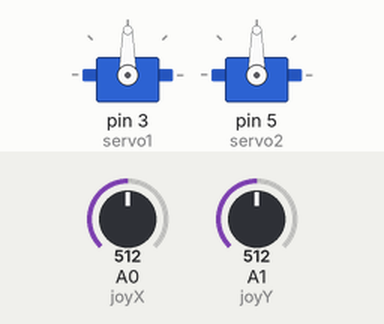
Simulated run of this sketch. Board: Arduino Uno, built with avr-gcc and run on an emulated ATmega328P. Shown: 2 × servo. Inputs (shaded band) come from the test bench; at power-on: A0 (joyX) = 512, A1 (joyY) = 512.

Above: at 1.2 s.
1.3 s: A0 (joyX) set to 716
At 2.0 s:
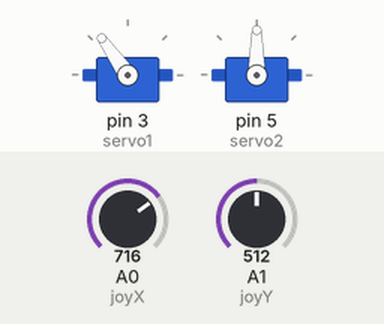
2.8 s: A1 (joyY) set to 716
At 3.3 s:
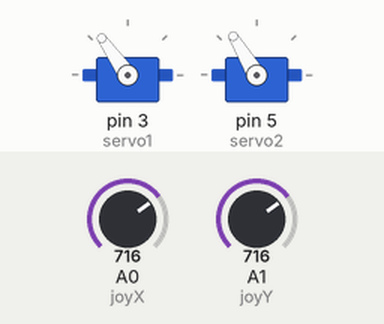
4.3 s: A0 (joyX) set to 900
At 5.5 s:
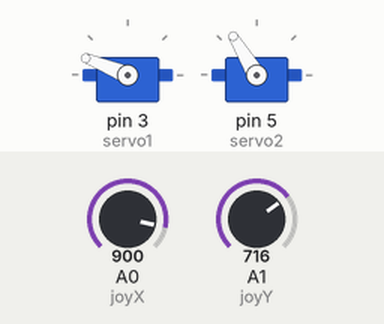
5.8 s: A1 (joyY) set to 900
At 6.7 s:
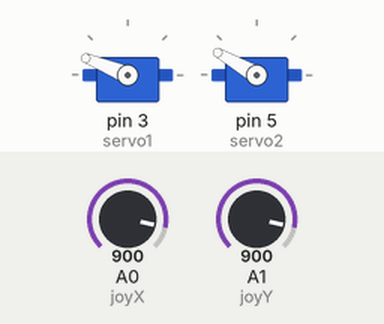
7.3 s: A0 (joyX) set to 1023
At 7.9 s:
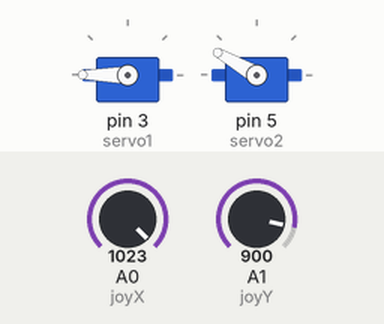
8.8 s: A1 (joyY) set to 1023
At 10.2 s:
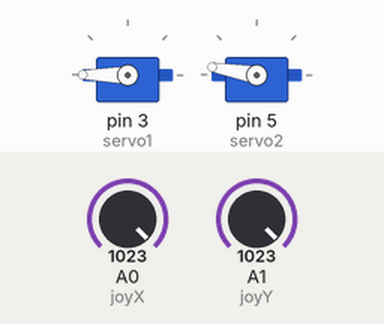
Timing chart, 0 to 11.3 s (numbered marks = the images above; inputs shaded):
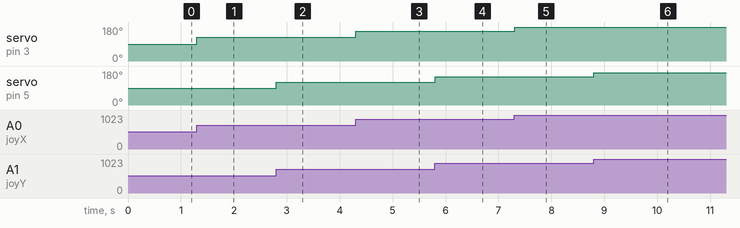

The sketch:

Arduino_joystick_servo.ino
```cpp
#include <Servo.h>

//Servo objects created to control the servos
Servo myServo1;
Servo myServo2;

int servo1 = 3; //Digital PWM pin used by the servo 1
int servo2 = 5; //Digital PWM pin used by the servo 2
int joyX = 0;   //Analog pin to which the joystick (X) is connected
int joyY = 1;   //Analog pin to which the joystick (Y) is connected

void setup(){
  myServo1.attach(servo1);
  myServo2.attach(servo2);
}

void loop(){

  int valX = analogRead(joyX); //Read the joystick X value (value between 0 and 1023)
  int valY = analogRead(joyY); //Read the joystick Y value (value between 0 and 1023)

  valX = map(valX, 0, 1023, 0, 180); //Scale the joystick X value to use it with the servo
  valY = map(valY, 0, 1023, 10, 170); //Scale the joystick X value to use it with the servo

  //Sets the servo position according to the scaled values.
  myServo1.write(valX);
  myServo2.write(valY);

  delay(5);
}
```

Measured:
- after the input at 1.3 s, servo on pin 3 (servo1): 90° → 125° at once
- after the input at 2.8 s, servo on pin 5 (servo2): 90° → 121° at once
- after the input at 4.3 s, servo on pin 3 (servo1): 125° → 158° at once
- after the input at 5.8 s, servo on pin 5 (servo2): 121° → 150° at once
- after the input at 7.3 s, servo on pin 3 (servo1): 158° → 180° at once
- after the input at 8.8 s, servo on pin 5 (servo2): 150° → 170° at once
